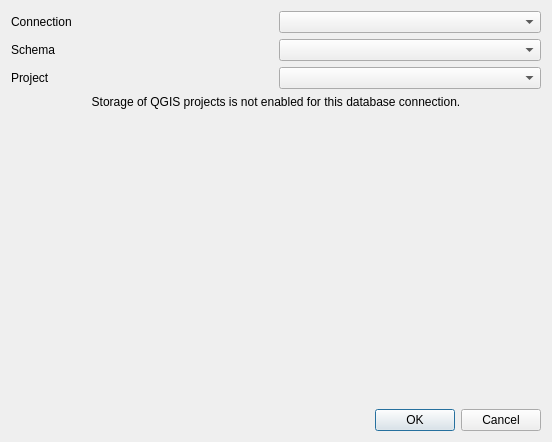
<?xml version="1.0" encoding="UTF-8"?>
<ui version="4.0">
 <class>QgsDamengProjectStorageDialog</class>
 <widget class="QDialog" name="QgsDamengProjectStorageDialog">
  <property name="geometry">
   <rect>
    <x>0</x>
    <y>0</y>
    <width>552</width>
    <height>442</height>
   </rect>
  </property>
  <layout class="QVBoxLayout" name="verticalLayout">
   <item>
    <layout class="QGridLayout" name="gridLayout">
     <item row="0" column="0">
      <widget class="QLabel" name="label">
       <property name="text">
        <string>Connection</string>
       </property>
      </widget>
     </item>
     <item row="0" column="1">
      <widget class="QComboBox" name="mCboConnection"/>
     </item>
     <item row="1" column="0">
      <widget class="QLabel" name="label_2">
       <property name="text">
        <string>Schema</string>
       </property>
      </widget>
     </item>
     <item row="1" column="1">
      <widget class="QComboBox" name="mCboSchema"/>
     </item>
     <item row="2" column="0">
      <widget class="QLabel" name="label_3">
       <property name="text">
        <string>Project</string>
       </property>
      </widget>
     </item>
     <item row="2" column="1">
      <widget class="QComboBox" name="mCboProject"/>
     </item>
    </layout>
   </item>
   <item>
    <widget class="QLabel" name="mLblProjectsNotAllowed">
     <property name="text">
      <string>Storage of QGIS projects is not enabled for this database connection.</string>
     </property>
     <property name="alignment">
      <set>Qt::AlignCenter</set>
     </property>
     <property name="wordWrap">
      <bool>true</bool>
     </property>
    </widget>
   </item>
   <item>
    <spacer name="verticalSpacer">
     <property name="orientation">
      <enum>Qt::Vertical</enum>
     </property>
     <property name="sizeHint" stdset="0">
      <size>
       <width>20</width>
       <height>40</height>
      </size>
     </property>
    </spacer>
   </item>
   <item>
    <widget class="QDialogButtonBox" name="buttonBox">
     <property name="orientation">
      <enum>Qt::Horizontal</enum>
     </property>
     <property name="standardButtons">
      <set>QDialogButtonBox::Cancel|QDialogButtonBox::Ok</set>
     </property>
    </widget>
   </item>
  </layout>
 </widget>
 <resources/>
 <connections>
  <connection>
   <sender>buttonBox</sender>
   <signal>rejected()</signal>
   <receiver>QgsDamengProjectStorageDialog</receiver>
   <slot>reject()</slot>
   <hints>
    <hint type="sourcelabel">
     <x>316</x>
     <y>260</y>
    </hint>
    <hint type="destinationlabel">
     <x>286</x>
     <y>274</y>
    </hint>
   </hints>
  </connection>
 </connections>
</ui>
